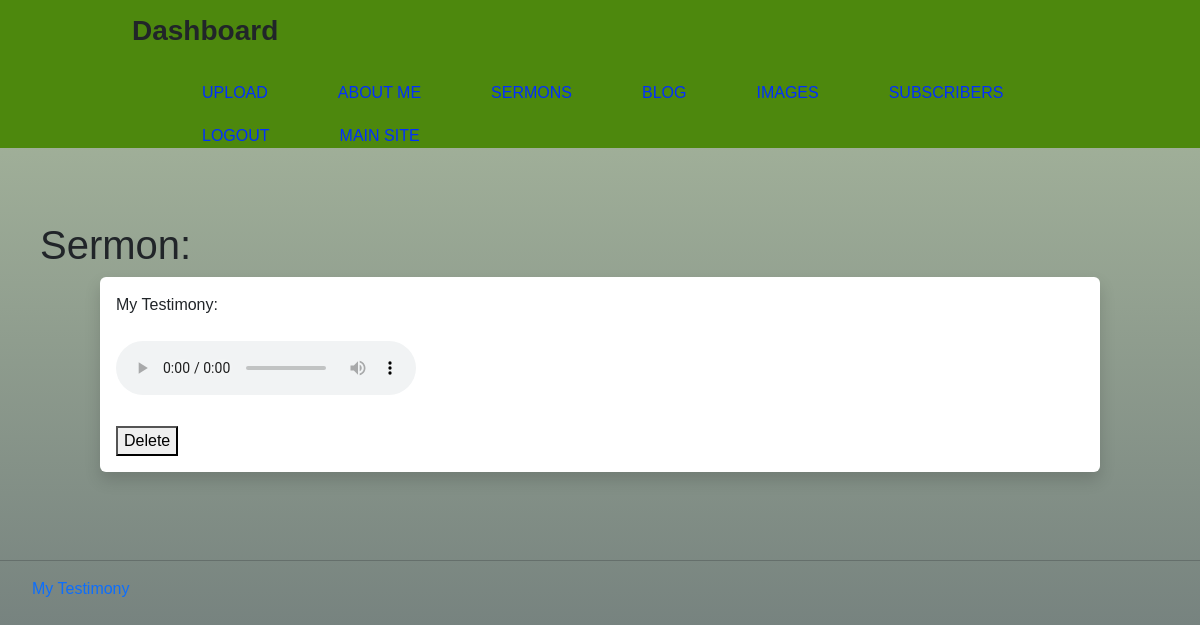
/dash-sermons/1 (signed in), run on an earlier commit of the app's database.
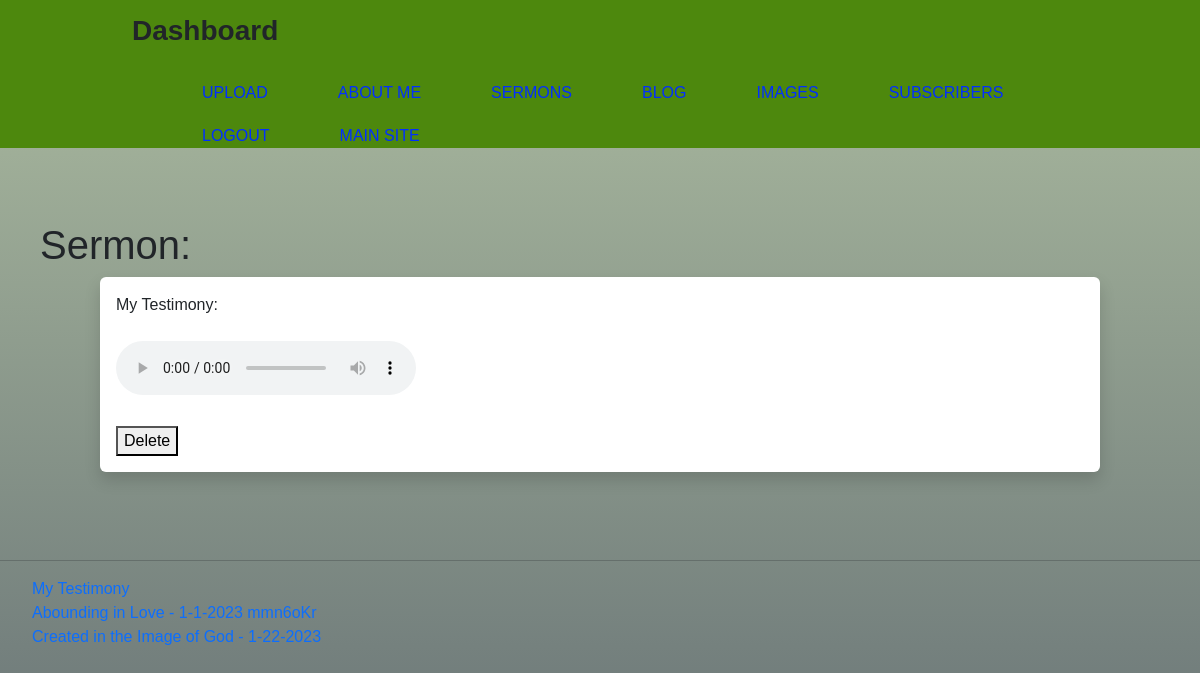
And on a later commit of the database.
### website/models.py (models this page shows)
class Sermons(db.Model):
    id = db.Column(db.Integer, primary_key=True)
    name = db.Column(db.String(200), nullable=False)
    date_created = db.Column(db.DateTime, default=datetime.now(timezone.utc))

### website/auth.py (the view)
@auth.route('/dash-sermons/<int:id>')
@login_required
def dash_sermon(id):
    sermon = Sermons.query.get_or_404(id)
    sermon_list = Sermons.query.order_by(Sermons.id)
    return render_template('dash_sermon.html', sermon=sermon, sermon_list=sermon_list)

### website/templates/dash_sermon.html
{% extends 'dash_base.html' %} {% block title %} {{title}} {% endblock %} {% block content %}
<h1>Sermon:</h1>
    <div id="singleSermon" class="shadow p-3 mb-5 bg-body rounded">
        {{ sermon.name.replace('_', ' ').replace('.mp3', '') }}: <br><br>
    <audio controls src="{{ url_for('static', filename='sermon/' + sermon.name) }}"></audio>
        <br><br><button type="button" class="close" onClick="deleteSermon({{ sermon.id }})">
                    <span aria-hidden="true">Delete</span></button>
    </div>
<br><hr>
<ul style="list-style-type: none;">
    {% for sermon in sermon_list %}
    <li class="list-group-item" id="sermon">
        <a href="{{ url_for('auth.dash_sermon', id=sermon.id) }}">
        {{ sermon.name.replace('_', ' ').replace('.mp3', '') }}</a> <br>
    </li>
    {% endfor %}
</ul>
{% endblock %}

What changed in the data, as far as the page shows it:
added Sermons: name.replace "Abounding in Love - 1-1-2023 mmn6oKr"
added Sermons: name.replace "Created in the Image of God - 1-22-2023"
